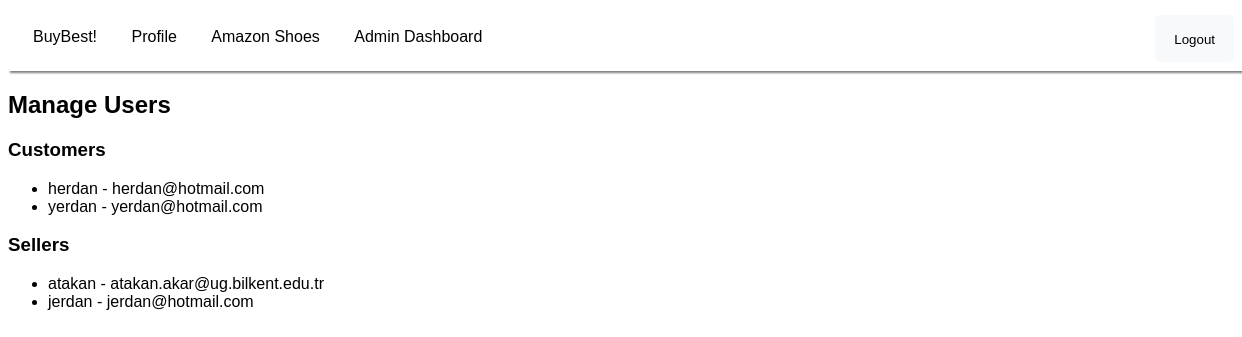
Before: /admin-dashboard/manage-users/ (signed in) with the older database file.
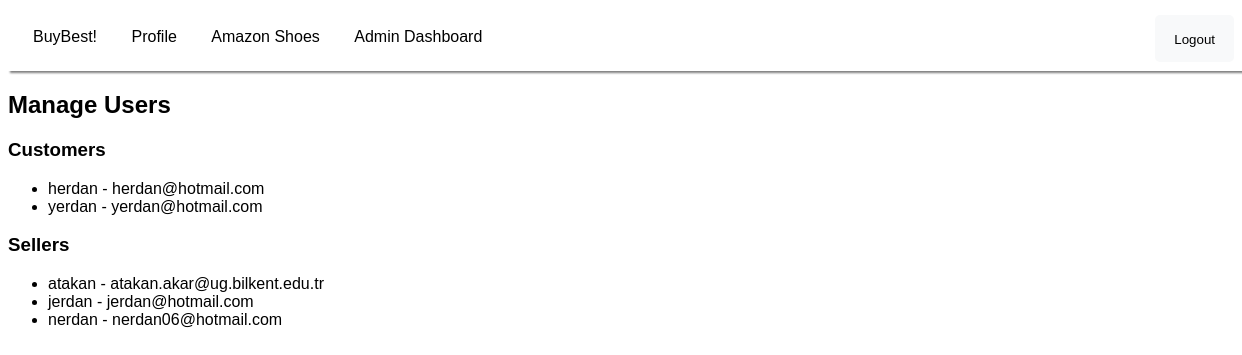
After: the same page with the newer database file.
### users/models.py (models this page shows)
class CustomUser(AbstractUser):
    is_customer = models.BooleanField(default=False)
    is_seller = models.BooleanField(default=False)
    balance = models.DecimalField(max_digits=10, decimal_places=2, default=0.00)
    groups = models.ManyToManyField(
        Group,
        related_name='customuser_set',  # Add this line
        blank=True,
        help_text='The groups this user belongs to. A user will get all permissions granted to each of their groups.',
        related_query_name='user',
    )
    user_permissions = models.ManyToManyField(
        Permission,
        related_name='customuser_set',  # Add this line
        blank=True,
        help_text='Specific permissions for this user.',
        related_query_name='user',
    )

### users/views.py (the view)
# urls.py: path('admin-dashboard/manage-users/', views.manage_users, name='manage_users'),
@login_required
def manage_users(request):
    if not request.user.is_staff:
        return render(request, '403.html', status=403)
    customers = CustomUser.objects.filter(is_customer=True)
    sellers = CustomUser.objects.filter(is_seller=True)
    context = {
        'customers': customers,
        'sellers': sellers,
    }
    return render(request, 'manage_users.html', context)

### users/templates/manage_users.html
{% extends "base.html" %}
{% block content %}
<div>
    <h2>Manage Users</h2>
    <h3>Customers</h3>
    <ul>
        {% for customer in customers %}
        <li>{{ customer.username }} - {{ customer.email }}</li>
        {% endfor %}
    </ul>
    <h3>Sellers</h3>
    <ul>
        {% for seller in sellers %}
        <li>{{ seller.username }} - {{ seller.email }}</li>
        {% endfor %}
    </ul>
</div>
{% endblock %}

Changed rows visible on the page:
added CustomUser: username "nerdan", email "nerdan06@hotmail.com", shown under "Sellers"
